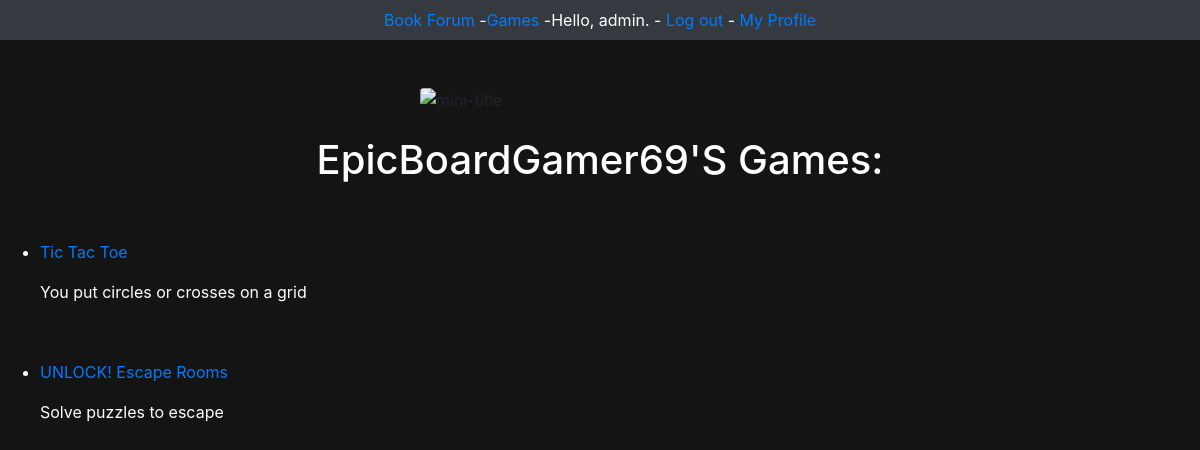
Page /users/profile/2 (signed in) on the committed database.
### users/models.py (models this page shows, shortened)
class User(AbstractBaseUser):
    username = models.CharField(max_length=50, unique=True)
    biography = models.CharField(max_length=300)
    is_staff = models.BooleanField(default=False)
    is_admin = models.BooleanField(default=False)
    date_joined = models.DateTimeField(auto_now_add=True)
    last_login = models.DateTimeField(auto_now=True)
    USERNAME_FIELD = 'username'
    objects = UserManager()  # Links this extended user class to its manager
    def __str__(self):
        return self.username

### main/models.py (models this page shows, shortened)
class Game(models.Model):
    name = models.CharField(max_length=80)
    description = models.CharField(max_length=500)
    owner = models.ForeignKey(User, on_delete=models.CASCADE)
    availability = models.BooleanField()
    date_added = models.DateTimeField(auto_now_add=True)
    date_modified = models.DateTimeField(auto_now=True)

### users/views.py (the view)
# urls.py: path('profile/<int:user_id>', views.profile, name='profile'),
@login_required
def profile(request, user_id):
    user = User.objects.get(id = user_id)
    games = user.game_set.order_by('-date_added')
    context = {'user': user, 'games': games}
    return render(request, 'registration/profile.html', context)

### users/templates/registration/profile.html (shortened to what this page needs)
{% extends 'main/base.html' %}
{% block content %}
    <br>
    <h1 class="text-white text-capitalize text-center">{{ user }}'s Games:</h1>
    <br><br>
    <ul class="mx-auto content-center">
    {% for game in games %}
        <li class="list-item text-white">
            <a href="{% url 'main:game' game.id %}">{{ game.name }}</a>
            <p>{{ game.description|linebreaks }}<br></p>
        </li>
    {% empty %}
        <li class="list-inline-item text-white">You don't have any games yet.</li>
    {% endfor %}
    </ul>
{% endblock content %}

### main/templates/main/base.html (shortened to what this page needs)
<!DOCTYPE html>
<html lang="en">
<head>
<link rel="stylesheet" href="https://stackpath.bootstrapcdn.com/bootstrap/4.5.0/css/bootstrap.min.css">
<link rel="stylesheet" href="https://maxcdn.bootstrapcdn.com/font-awesome/4.7.0/css/font-awesome.min.css">
</head>
<nav class="navbar navbar-expand-sm bg-dark navbar-dark justify-content-center text-white">
  <ul class="navbar-nav">
    <li class="nav-item">
     <a href="{% url 'main:index' %}">Book Forum</a> -
    </li>
    <li class="nav-item">
      <a href="{% url 'main:games' %}">Games</a> -
    </li>
    <li class="nav-item">
    {% if user.is_authenticated %}
        Hello, {{ request.user.username }}. -
        <a href="{% url 'users:logout' %}">Log out</a> -
        <a href="{% url 'users:profile' request.user.id%}">My Profile</a>
    {% else %}
        <a href="{% url 'users:register' %}">Register</a> -
        <a href="{% url 'users:login' %}">Log in</a>
    {% endif %}
    </li>
  </ul>
</nav>
<br/><br/>
<div class="image">
<img src="https://i.ibb.co/Cnkng5M/mini-title.png" class="rounded mx-auto d-block"
     alt="mini-title" style="width:30%" </div>
{% block content %}{% endblock content %}

### rows in the picture
User: user.username "admin"
User: username "EpicBoardGamer69"
Game: name "Tic Tac Toe", description "You put circles or crosses on a grid"
Game: name "UNLOCK! Escape Rooms", description "Solve puzzles to escape"
